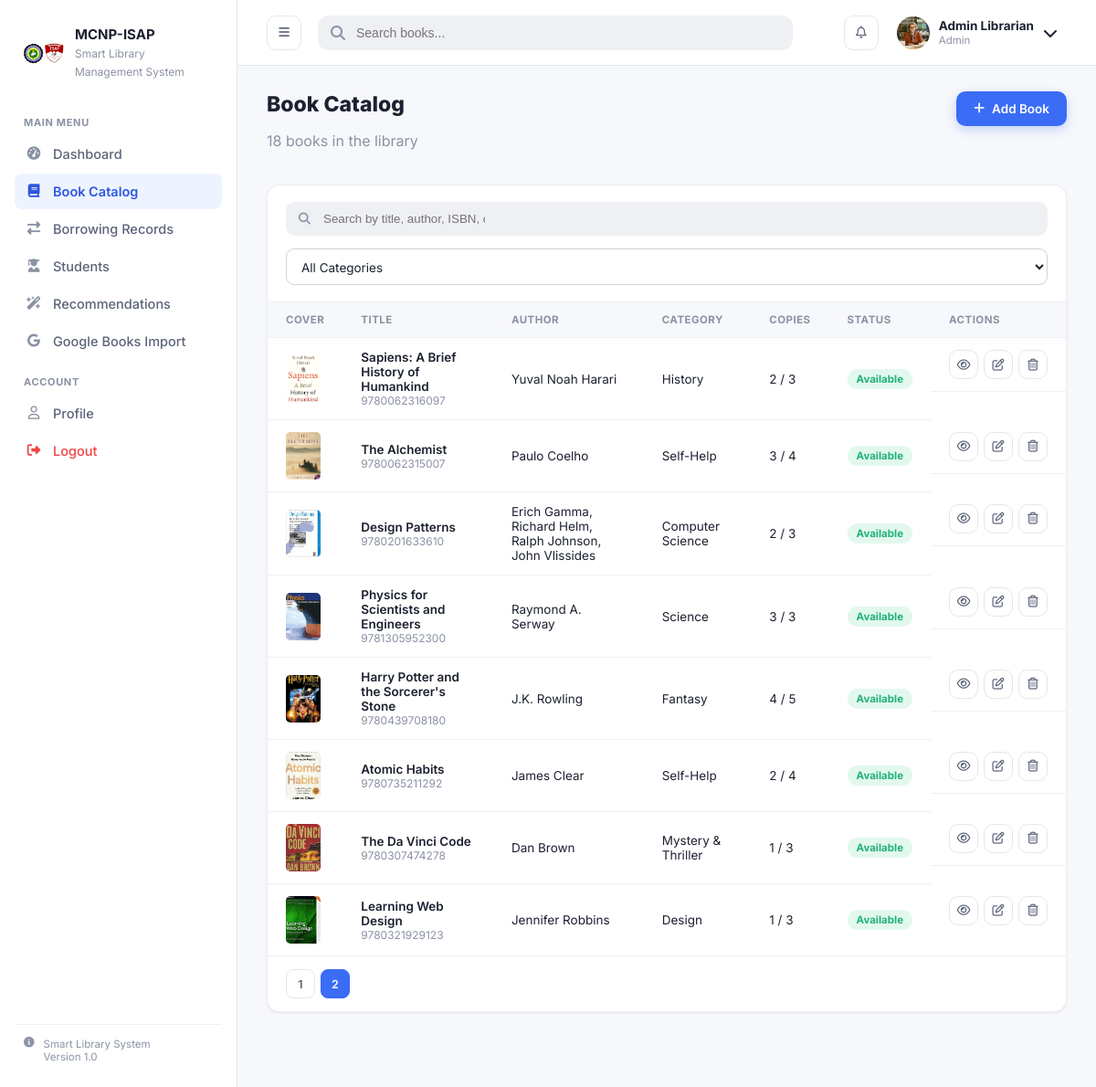
The app's page /views/books.php?page=2 (signed in) with its own data.
### tables this page shows
CREATE TABLE `books` (
  `id` int(10) UNSIGNED NOT NULL,
  `isbn` varchar(20) DEFAULT NULL,
  `title` varchar(255) NOT NULL,
  `author` varchar(255) NOT NULL,
  `publisher` varchar(255) DEFAULT NULL,
  `category_id` int(10) UNSIGNED DEFAULT NULL,
  `description` text DEFAULT NULL,
  `year_published` smallint(5) UNSIGNED DEFAULT NULL,
  `language` varchar(50) DEFAULT 'English',
  `total_copies` int(10) UNSIGNED NOT NULL DEFAULT 1,
  `available_copies` int(10) UNSIGNED NOT NULL DEFAULT 1,
  `cover_image` varchar(255) DEFAULT NULL,
  `tags` varchar(500) DEFAULT NULL,
  `created_at` datetime NOT NULL DEFAULT current_timestamp(),
  `updated_at` datetime NOT NULL DEFAULT current_timestamp() ON UPDATE current_timestamp()
);

CREATE TABLE `categories` (
  `id` int(10) UNSIGNED NOT NULL,
  `name` varchar(100) NOT NULL,
  `description` varchar(255) DEFAULT NULL
);

### config/config.php (called while the page is built, shortened)
<?php
spl_autoload_register(function ($class) {
    $file = BASE_PATH . '/classes/' . $class . '.php';
});
require_once BASE_PATH . '/config/Database.php';
require_once BASE_PATH . '/includes/functions.php';

### config/Database.php (called while the page is built, shortened)
<?php
class Database
{
    private static ?Database $instance = null;
    private PDO $conn;
    private function __construct()
    {
        $dsn = 'mysql:host=' . DB_HOST . ';dbname=' . DB_NAME . ';charset=' . DB_CHARSET;
        try {
            $this->conn = new PDO($dsn, DB_USER, DB_PASS, [
                PDO::ATTR_ERRMODE            => PDO::ERRMODE_EXCEPTION,
                PDO::ATTR_DEFAULT_FETCH_MODE => PDO::FETCH_ASSOC,
                PDO::ATTR_EMULATE_PREPARES   => false,
            ]);
        } catch (PDOException $e) {
            die('Database connection failed: ' . htmlspecialchars($e->getMessage()));
        }
    }
    public static function getInstance(): Database
    {
        if (self::$instance === null) {
            self::$instance = new self();
        }
        return self::$instance;
    }
    public function getConnection(): PDO
    {
        return $this->conn;
    }
}

### classes/Book.php (called while the page is built, shortened)
<?php
class Book
{
    private PDO $db;
    public function __construct()
    {
        $this->db = Database::getInstance()->getConnection();
    }
    public function getAll(int $limit = 0, int $offset = 0): array
    {
        $sql = 'SELECT b.*, c.name AS category_name
                FROM books b
                LEFT JOIN categories c ON b.category_id = c.id
                ORDER BY b.created_at DESC';
        if ($limit > 0) {
            $sql .= ' LIMIT :limit OFFSET :offset';
            $stmt = $this->db->prepare($sql);
            $stmt->bindValue(':limit', $limit, PDO::PARAM_INT);
            $stmt->bindValue(':offset', $offset, PDO::PARAM_INT);
            $stmt->execute();
            return $stmt->fetchAll(PDO::FETCH_ASSOC);
        }
        return $this->db->query($sql)->fetchAll(PDO::FETCH_ASSOC);
    }
    public function count(): int
    {
        return (int) $this->db->query('SELECT COUNT(*) FROM books')->fetchColumn();
    }
}

### views/books.php (the view, shortened to what this page needs)
<?php
$bookModel = new Book();
$page = max(1, (int) ($_GET['page'] ?? 1));
$perPage = 10;
$books = $bookModel->getAll($perPage, ($page - 1) * $perPage);
$totalBooks = $bookModel->count();
$totalPages = max(1, (int) ceil($totalBooks / $perPage));
include __DIR__ . '/../includes/header.php';
?>
<div class="page-head">
    <div>
        <h1>Book Catalog</h1>
        <p class="muted"><?= $totalBooks ?> books in the library</p>
    </div>
    <?php if (isAdmin()): ?>
    <div class="page-head-actions">
        <button class="btn btn-primary" id="btnAddBook">
            <i class="fa-solid fa-plus"></i> Add Book
        </button>
    </div>
    <?php endif; ?>
</div>
<div class="card">
    <div class="card-header wrap-header">
        <div class="input-icon search-inline">
            <i class="fa-solid fa-magnifying-glass"></i>
            <input type="text"
                   id="bookSearchInput"
                   placeholder="Search by title, author, ISBN, category, publisher…">
        </div>
        <select id="categoryFilter" class="select-input">
            <option value="">All Categories</option>
        </select>
    </div>
    <div class="card-body no-pad">
        <table class="data-table" id="booksTable">
            <thead>
                <tr>
                    <th>Cover</th>
                    <th>Title</th>
                    <th>Author</th>
                    <th>Category</th>
                    <th>Copies</th>
                    <th>Status</th>
                    <th style="width:120px">Actions</th>
                </tr>
            </thead>
            <tbody id="booksTableBody">
                <?php foreach ($books as $book):
                    $status = $book['available_copies'] > 0
                        ? 'available'
                        : 'borrowed';
                ?>
                <tr data-id="<?= $book['id'] ?>">
                    <td>
                        <img class="thumb"
                             src="<?= !empty($book['cover_image'])
                                    ? UPLOAD_COVER_URL . e($book['cover_image'])
                                    : DEFAULT_COVER ?>"
                             alt="<?= e($book['title']) ?>">
                    </td>
                    <td>
                        <a class="table-title-link"
                           href="<?= BASE_URL ?>/views/book_details.php?id=<?= $book['id'] ?>">
                            <?= e($book['title']) ?>
                        </a>
                        <div class="muted small">
                            <?= e($book['isbn']) ?>
                        </div>
                    </td>
                    <td><?= e($book['author']) ?></td>
                    <td><?= e($book['category_name'] ?? '—') ?></td>
                    <td>
                        <?= (int)$book['available_copies'] ?>
                        /
                        <?= (int)$book['total_copies'] ?>
                    </td>
                    <td><?= statusBadge($status) ?></td>
                    <td class="actions-cell">
                        <a href="<?= BASE_URL ?>/views/book_details.php?id=<?= $book['id'] ?>"
                           class="icon-btn sm"
                           title="View">
                            <i class="fa-regular fa-eye"></i>
                        </a>
                        <?php if (isAdmin()): ?>
                        <button class="icon-btn sm btn-edit-book"
                                data-id="<?= $book['id'] ?>"
                                title="Edit">
                            <i class="fa-regular fa-pen-to-square"></i>
                        </button>
                        <button class="icon-btn sm danger btn-delete-book"
                                data-id="<?= $book['id'] ?>"
                                data-title="<?= e($book['title']) ?>"
                                title="Delete">
                            <i class="fa-regular fa-trash-can"></i>
                        </button>
                        <?php endif; ?>
                    </td>
                </tr>
                <?php endforeach; ?>
            </tbody>
        </table>
    </div>
    <div class="card-footer pagination">
        <?php for ($p = 1; $p <= $totalPages; $p++): ?>
            <a href="?page=<?= $p ?>"
               class="page-btn <?= $p === $page ? 'active' : '' ?>">
                <?= $p ?>
            </a>
        <?php endfor; ?>
    </div>
</div>
<?php include __DIR__ . '/../includes/footer.php'; ?>

### includes/functions.php (shortened to what this page needs)
<?php
function e(?string $str): string
{
    return htmlspecialchars($str ?? '', ENT_QUOTES, 'UTF-8');
}
function isLoggedIn(): bool
{
    return isset($_SESSION['user_id']);
}
function isAdmin(): bool
{
    return isLoggedIn() && $_SESSION['role'] === 'admin';
}
function statusBadge(string $status): string
{
    $map = [
        'available' => 'badge-success',
        'borrowed'  => 'badge-warning',
        'returned'  => 'badge-success',
        'overdue'   => 'badge-danger',
        'active'    => 'badge-success',
        'inactive'  => 'badge-gray',
    ];
    $class = $map[strtolower($status)] ?? 'badge-gray';
    return '<span class="badge ' . $class . '">' . e(ucfirst($status)) . '</span>';
}

### assets/css/style.css (style rules this page uses)
:root { --blue-50:#eef4ff; --blue-100:#dbe7ff; --blue-500:#3b6cf6; --blue-600:#2f56e0; --blue-700:#2545b8; --gray-50:#f7f8fb; --gray-100:#eef0f4; --gray-200:#e3e6ec; --gray-300:#cdd2dc; --gray-500:#8a92a3; --gray-600:#5c6478; --gray-700:#3d4457; --gray-900:#1c2130; --green-500:#22b07d; --green-100:#e2f8ee; --orange-500:#f5a524; --orange-100:#fef1dc; --red-500:#ef4444; --red-100:#fde3e3; --teal-500:#14b8a6; --teal-100:#dcfbf6; --purple-500:#8b5cf6; --purple-100:#efe6ff; --radius-sm:8px; --radius-md:14px; --radius-lg:20px; --shadow-sm:0 1px 3px rgba(30,41,59,.06), 0 1px 2px rgba(30,41,59,.04); --shadow-md:0 8px 24px rgba(30,41,59,.08); --shadow-lg:0 20px 45px rgba(30,41,59,.14); --sidebar-w:260px; }
* { box-sizing:border-box; }
html,body { margin:0;padding:0; }
body { font-family:'Inter',system-ui,-apple-system,Segoe UI,Roboto,sans-serif; background:var(--gray-50); color:var(--gray-900); -webkit-font-smoothing:antialiased; }
a { text-decoration:none;color:inherit; }
button { font-family:inherit; }
img { max-width:100%;display:block; }
.icon-btn { width:38px;height:38px;border-radius:10px;border:1px solid var(--gray-200);background:#fff; display:flex;align-items:center;justify-content:center;color:var(--gray-600);cursor:pointer;transition:.15s; }
.icon-btn.sm { width:32px;height:32px;font-size:13px; }
.page-head { display:flex;align-items:flex-start;justify-content:space-between;gap:16px;margin-bottom:22px;flex-wrap:wrap; }
.page-head h1 { font-size:23px;margin:0 0 4px;font-weight:800; }
.muted { color:var(--gray-500); }
.small { font-size:12px; }
.btn { display:inline-flex;align-items:center;gap:8px;justify-content:center; padding:10px 18px;border-radius:10px;font-size:13.5px;font-weight:600;border:1px solid transparent; cursor:pointer;transition:.15s;white-space:nowrap; }
.btn-primary { background:var(--blue-500);color:#fff;box-shadow:0 4px 12px rgba(59,108,246,.28); }
.card { background:#fff;border-radius:var(--radius-md);border:1px solid var(--gray-100);box-shadow:var(--shadow-sm);margin-bottom:22px; }
.card-header { display:flex;align-items:center;justify-content:space-between;padding:18px 20px;border-bottom:1px solid var(--gray-100);gap:12px;flex-wrap:wrap; }
.card-header.wrap-header { gap:14px; }
.card-body { padding:20px; }
.card-body.no-pad { padding:0; }
.card-footer { padding:14px 20px;border-top:1px solid var(--gray-100); }
.data-table { width:100%;border-collapse:collapse; }
.data-table th { text-align:left;font-size:11.5px;text-transform:uppercase;letter-spacing:.04em;color:var(--gray-500); padding:12px 20px;border-bottom:1px solid var(--gray-100);background:var(--gray-50); }
.data-table td { padding:13px 20px;border-bottom:1px solid var(--gray-100);font-size:13.5px;vertical-align:middle; }
.data-table tr:last-child td { border-bottom:none; }
.table-title-link { font-weight:600;color:var(--gray-900); }
.thumb { width:38px;height:52px;object-fit:cover;border-radius:5px;background:var(--gray-100); }
.actions-cell { display:flex;gap:6px; }
.badge { display:inline-block;padding:4px 10px;border-radius:999px;font-size:11.5px;font-weight:700; }
.badge-success { background:var(--green-100);color:var(--green-500); }
.pagination { display:flex;gap:6px; }
.page-btn { width:32px;height:32px;display:flex;align-items:center;justify-content:center;border-radius:8px;font-size:12.5px;font-weight:600;color:var(--gray-600);border:1px solid var(--gray-200); }
.page-btn.active { background:var(--blue-500);border-color:var(--blue-500);color:#fff; }
.form-group input[type=text],.form-group input[type=email],.form-group input[type=password], .form-group input[type=number],.form-group input[type=file],.form-group select,.form-group textarea, .select-input { width:100%;padding:10px 12px;border-radius:9px;border:1px solid var(--gray-300);font-size:13.5px; outline:none;transition:.15s;background:#fff;color:var(--gray-900);font-family:inherit; }
.input-icon { position:relative;display:flex;align-items:center; }
.input-icon i { position:absolute;left:12px;color:var(--gray-500);font-size:13px; }
.input-icon input { padding-left:36px; }
.search-inline { background:var(--gray-100);border-radius:10px;padding:10px 14px;flex:1;min-width:220px; }
.search-inline input { background:transparent;border:none;padding-left:8px; }
.search-inline i { position:static;margin-right:6px; }

### records on screen
books: cover_image (picture), title "Sapiens: A Brief History of Humankind", isbn "9780062316097", author "Yuval Noah Harari", category.name "History", available_copies "2", total_copies "3", available_copies "Available"
books: cover_image (picture), title "The Alchemist", isbn "9780062315007", author "Paulo Coelho", category.name "Self-Help", available_copies "3", total_copies "4", available_copies "Available"
books: cover_image (picture), title "Design Patterns", isbn "9780201633610", author "Erich Gamma, Richard Helm, Ralph Johnson, John Vlissides", category.name "Computer Science", available_copies "2", total_copies "3", available_copies "Available"
books: cover_image (picture), title "Physics for Scientists and Engineers", isbn "9781305952300", author "Raymond A. Serway", category.name "Science", available_copies "3", total_copies "3", available_copies "Available"
books: cover_image (picture), title "Harry Potter and the Sorcerer's Stone", isbn "9780439708180", author "J.K. Rowling", category.name "Fantasy", available_copies "4", total_copies "5", available_copies "Available"
books: cover_image (picture), title "Atomic Habits", isbn "9780735211292", author "James Clear", category.name "Self-Help", available_copies "2", total_copies "4", available_copies "Available"
books: cover_image (picture), title "The Da Vinci Code", isbn "9780307474278", author "Dan Brown", category.name "Mystery & Thriller", available_copies "1", total_copies "3", available_copies "Available"
books: cover_image (picture), title "Learning Web Design", isbn "9780321929123", author "Jennifer Robbins", category.name "Design", available_copies "1", total_copies "3", available_copies "Available"

### other values on screen
$_SESSION['name'] "Admin Librarian"
$_SESSION['role'] "Admin"
$totalBooks "18"
